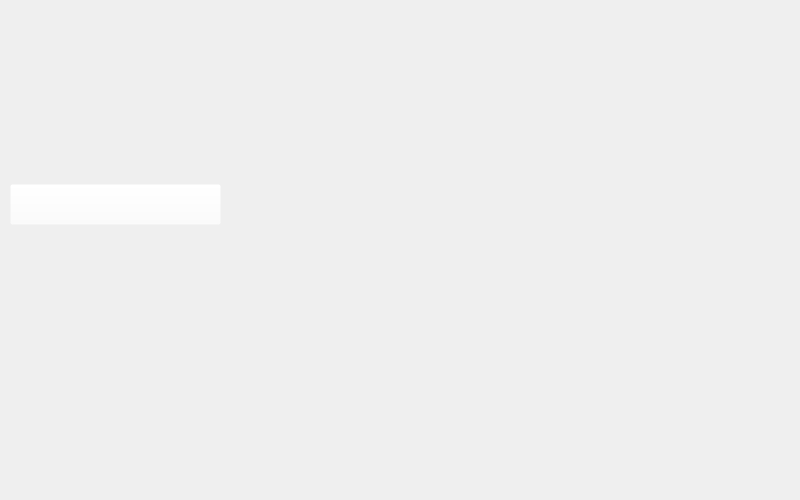
<?xml version="1.0" encoding="UTF-8"?>
<ui version="4.0">
 <class>Form</class>
 <widget class="QWidget" name="Form">
  <property name="geometry">
   <rect>
    <x>0</x>
    <y>0</y>
    <width>800</width>
    <height>500</height>
   </rect>
  </property>
  <property name="windowTitle">
   <string>Form</string>
  </property>
  <widget class="QLabel" name="img_vencedor">
   <property name="geometry">
    <rect>
     <x>0</x>
     <y>0</y>
     <width>800</width>
     <height>500</height>
    </rect>
   </property>
   <property name="text">
    <string/>
   </property>
   <property name="pixmap">
    <pixmap>../imagens/vencedor_forca.png</pixmap>
   </property>
  </widget>
  <widget class="QPushButton" name="play_again">
   <property name="geometry">
    <rect>
     <x>10</x>
     <y>184</y>
     <width>211</width>
     <height>41</height>
    </rect>
   </property>
   <property name="styleSheet">
    <string notr="true">background: rgba(255, 255, 255, 0)</string>
   </property>
   <property name="text">
    <string/>
   </property>
  </widget>
 </widget>
 <resources/>
 <connections/>
</ui>
